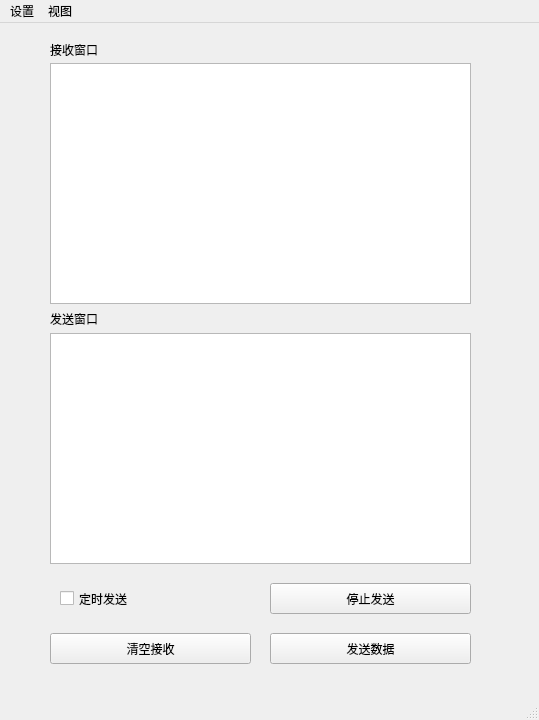
<?xml version="1.0" encoding="UTF-8"?>
<ui version="4.0">
 <class>MainWindow</class>
 <widget class="QMainWindow" name="MainWindow">
  <property name="geometry">
   <rect>
    <x>0</x>
    <y>0</y>
    <width>539</width>
    <height>720</height>
   </rect>
  </property>
  <property name="windowTitle">
   <string>MainWindow</string>
  </property>
  <widget class="QWidget" name="centralwidget">
   <widget class="QWidget" name="widget" native="true">
    <property name="geometry">
     <rect>
      <x>20</x>
      <y>10</y>
      <width>481</width>
      <height>661</height>
     </rect>
    </property>
    <widget class="QPushButton" name="clearButton">
     <property name="geometry">
      <rect>
       <x>30</x>
       <y>600</y>
       <width>201</width>
       <height>31</height>
      </rect>
     </property>
     <property name="text">
      <string>清空接收</string>
     </property>
    </widget>
    <widget class="QLabel" name="label_5">
     <property name="geometry">
      <rect>
       <x>30</x>
       <y>1</y>
       <width>54</width>
       <height>31</height>
      </rect>
     </property>
     <property name="text">
      <string>接收窗口</string>
     </property>
    </widget>
    <widget class="QLabel" name="label_6">
     <property name="geometry">
      <rect>
       <x>30</x>
       <y>270</y>
       <width>54</width>
       <height>31</height>
      </rect>
     </property>
     <property name="text">
      <string>发送窗口</string>
     </property>
    </widget>
    <widget class="QPushButton" name="sendButton">
     <property name="geometry">
      <rect>
       <x>250</x>
       <y>600</y>
       <width>201</width>
       <height>31</height>
      </rect>
     </property>
     <property name="text">
      <string>发送数据</string>
     </property>
    </widget>
    <widget class="QTextEdit" name="receiveScreen">
     <property name="geometry">
      <rect>
       <x>30</x>
       <y>30</y>
       <width>421</width>
       <height>241</height>
      </rect>
     </property>
    </widget>
    <widget class="QTextEdit" name="sendScreen">
     <property name="geometry">
      <rect>
       <x>30</x>
       <y>300</y>
       <width>421</width>
       <height>231</height>
      </rect>
     </property>
     <property name="markdown">
      <string/>
     </property>
     <property name="html">
      <string>&lt;!DOCTYPE HTML PUBLIC &quot;-//W3C//DTD HTML 4.0//EN&quot; &quot;http://www.w3.org/TR/REC-html40/strict.dtd&quot;&gt;
&lt;html&gt;&lt;head&gt;&lt;meta name=&quot;qrichtext&quot; content=&quot;1&quot; /&gt;&lt;style type=&quot;text/css&quot;&gt;
p, li { white-space: pre-wrap; }
&lt;/style&gt;&lt;/head&gt;&lt;body style=&quot; font-family:'SimSun'; font-size:9pt; font-weight:400; font-style:normal;&quot;&gt;
&lt;p style=&quot;-qt-paragraph-type:empty; margin-top:0px; margin-bottom:0px; margin-left:0px; margin-right:0px; -qt-block-indent:0; text-indent:0px;&quot;&gt;&lt;br /&gt;&lt;/p&gt;&lt;/body&gt;&lt;/html&gt;</string>
     </property>
    </widget>
    <widget class="QCheckBox" name="checkAuto">
     <property name="geometry">
      <rect>
       <x>40</x>
       <y>550</y>
       <width>191</width>
       <height>31</height>
      </rect>
     </property>
     <property name="text">
      <string>定时发送</string>
     </property>
    </widget>
    <widget class="QPushButton" name="stopButton">
     <property name="geometry">
      <rect>
       <x>250</x>
       <y>550</y>
       <width>201</width>
       <height>31</height>
      </rect>
     </property>
     <property name="text">
      <string>停止发送</string>
     </property>
    </widget>
   </widget>
  </widget>
  <widget class="QMenuBar" name="menubar">
   <property name="geometry">
    <rect>
     <x>0</x>
     <y>0</y>
     <width>539</width>
     <height>21</height>
    </rect>
   </property>
   <widget class="QMenu" name="menu">
    <property name="title">
     <string>设置</string>
    </property>
    <addaction name="actionSet"/>
   </widget>
   <widget class="QMenu" name="menu_2">
    <property name="title">
     <string>视图</string>
    </property>
    <addaction name="actionDBView"/>
   </widget>
   <addaction name="menu"/>
   <addaction name="menu_2"/>
  </widget>
  <widget class="QStatusBar" name="statusbar"/>
  <action name="actionSet">
   <property name="text">
    <string>控制面板</string>
   </property>
  </action>
  <action name="actionDBView">
   <property name="text">
    <string>数据库</string>
   </property>
  </action>
 </widget>
 <resources/>
 <connections/>
</ui>
